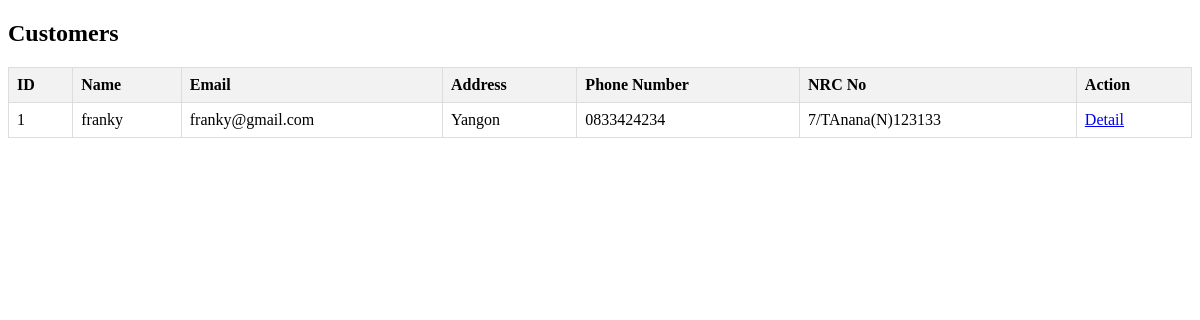
The page /admins/home.php (signed in) on the database as committed earlier.
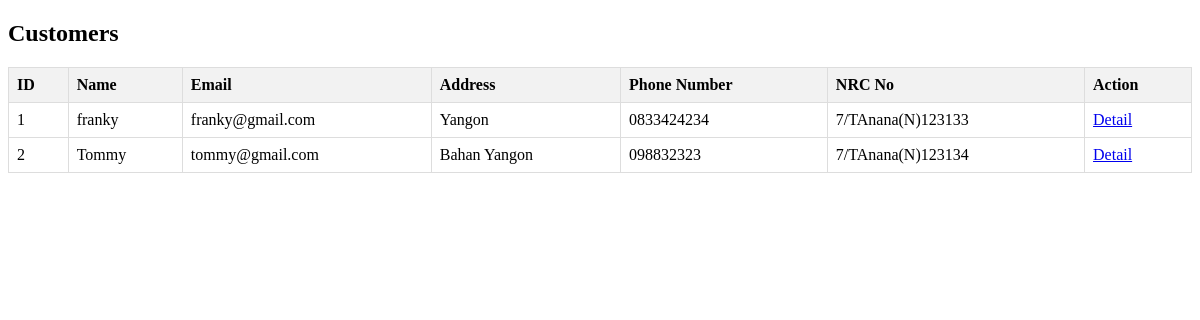
The same page on the database as committed later.
### tables this page shows
CREATE TABLE `customers` (
  `customer_id` int(11) NOT NULL,
  `customer_name` varchar(225) NOT NULL,
  `customer_email` varchar(225) NOT NULL,
  `customer_password` varchar(512) NOT NULL,
  `customer_address` varchar(225) NOT NULL,
  `customer_phone_number` varchar(225) NOT NULL,
  `nrc_no` varchar(225) NOT NULL,
  `nrc_photo` varchar(225) NOT NULL,
  `customer_profile` varchar(225) NOT NULL
);

### admins/home.php (the view, shortened to what this page needs)
<?php
    include("../connection.php");
    $query = "SELECT customer_id, customer_name, customer_email, customer_address, customer_phone_number, nrc_no FROM customers";
    $result = mysqli_query($connect, $query);
?>
<!DOCTYPE html>
<html lang="en">
<head>
</head>
<body>
    <h2>Customers</h2>
    <table>
        <thead>
            <tr>
                <th>ID</th>
                <th>Name</th>
                <th>Email</th>
                <th>Address</th>
                <th>Phone Number</th>
                <th>NRC No</th>
                <th>Action</th>
            </tr>
        </thead>
        <tbody>
            <?php
                while ($row = mysqli_fetch_assoc($result)) {
                    $customer_id = $row['customer_id'];
                    echo "<tr>";
                    echo "<td>$customer_id</td>";
                    echo "<td>{$row['customer_name']}</td>";
                    echo "<td>{$row['customer_email']}</td>";
                    echo "<td>{$row['customer_address']}</td>";
                    echo "<td>{$row['customer_phone_number']}</td>";
                    echo "<td>{$row['nrc_no']}</td>";
                    echo "<td><a href='customerDetail.php?cid=$customer_id'>Detail</a>";
                    echo "</td>";
                    echo "</tr>";
                }
            ?>
        </tbody>
    </table>
</body>
</html>

Rows that differ between the two databases and show on the page:
added customers: customer_id "2", customer_name "Tommy", customer_email "tommy@gmail.com", customer_address "Bahan Yangon", customer_phone_number "098832323", nrc_no "7/TAnana(N)123134"
